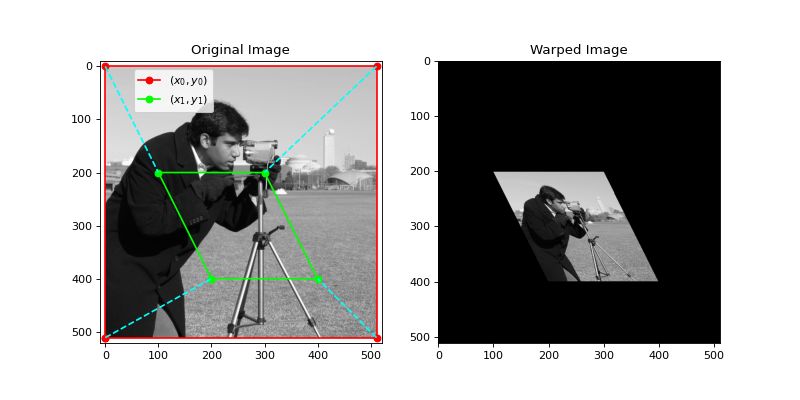

Here is the Python script that generated this plot:
from sofia_redux.toolkit.image.warp import polywarp_image
import matplotlib.pyplot as plt
import imageio

image = imageio.imread('imageio:camera.png')
# Define warp based on corners of image for this example
x0 = [0, 0, 511, 511]
y0 = [511, 0, 0, 511]
x1 = [200, 100, 300, 400]
y1 = [400, 200, 200, 400]
warped = polywarp_image(image, x0, y0, x1, y1)

fig, ax = plt.subplots(nrows=1, ncols=2, figsize=(10, 5))
ax[0].imshow(image, cmap='gray')
ax[0].set_title("Original Image")
ax[0].set_xlim(-10, 521)
ax[0].set_ylim(521, -10)
ax[0].plot(x0 + [x0[0]], y0 + [y0[0]], '-o', color='red', markersize=6,
           label="$(x_0, y_0)$")
ax[0].plot(x1 + [x1[0]], y1 + [y1[0]], '-o', color='lime', markersize=6,
           label="$(x_1, y_1)$")
for i in range(4):
    ax[0].plot([x0[i], x1[i]], [y0[i], y1[i]], '--', color='cyan')

ax[0].legend(loc=(0.12, 0.82))
ax[1].imshow(warped, cmap='gray')
ax[1].set_title("Warped Image")
